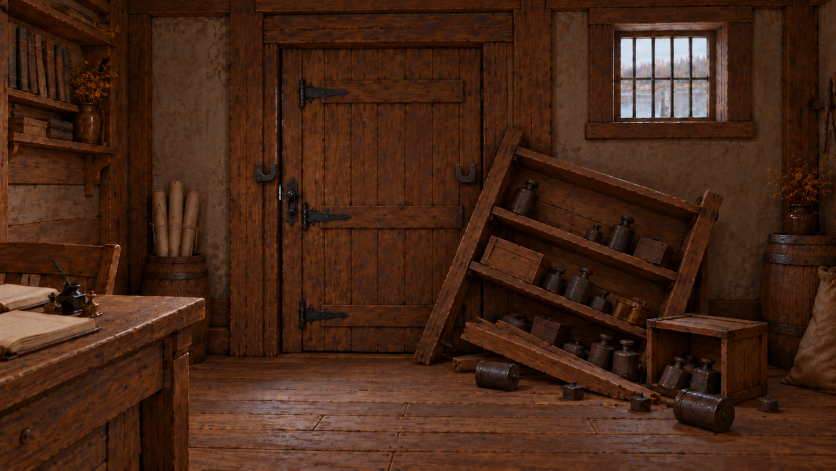
#> input picture game/assets/closeups/M3_view_bg.png, 1672 x 941 px, given in place of bg.png, which was not available (shown at 1/2 size)
$ python make_m1_schedule.py ../game/assets/closeups/M3_view_bg.png
#> lines starting #> are read from the running program, lines starting #| are printed output that depends on the picture; pictures that were not available may be replaced by others from this repository, and a replacement may not be noted
#!/usr/bin/env python3
"""Лист «Распорядок смен» на доске двора мельницы M1 и крупный план доски (замечание Директора 23.10, F19:
«на ней ничего не висит и не написано… чтобы можно было приблизить, как карту на почте»).

Доска в арте пустая (game/assets/rooms/M1/bg.png, ChatGPT v3). Фон не меняется — два новых файла:
  1. game/assets/rooms/M1/state_schedule_sheet.png — слой комнаты (rooms/M1.json → layers.schedule_sheet):
     бумажный лист на досках доски, приколот четырьмя гвоздями, по нему — строки «почерком» (штрихи, не
     буквы: в кадре комнаты лист ≈ 140 px, текст всё равно не читается — читается в крупном плане);
     тон листа приглушён под тень навеса (лист не «светится» поверх арта), тень от листа на доски;
  2. game/assets/closeups/closeup_shift_board.png — крупный план (rooms/M1.json → hotspots.schedule.view):
     доска из того же арта (вырезка вокруг доски, увеличенная, с лёгким зерном и виньеткой) и тот же лист
     крупно, чистый — слова пишет игра (view.papers с "sheet": "none": заголовок и текст из
     data/story/text/ru_world.json). Это временный крупный план: живописный — заявка партии 8 ChatGPT
     (assets/manifest.json → M1_schedule_closeup); когда он придёт, поменять image и text_rect в данных.

Геометрия: внутреннее поле доски (доски между рамой) в пикселях исходника фона 1672×941 —
BOARD_INNER; вырезка крупного плана — CROP (рама и немного брёвен вокруг); лист — SHEET в долях
внутреннего поля. Один лист — один и тот же рисунок в обоих файлах (зерно SEED).

Запуск: python3 tools/make_m1_schedule.py           — записать оба файла и напечатать offset слоя и
                                                     прямоугольник текста для данных
        python3 tools/make_m1_schedule.py --check   — сверить файлы с тем, что дал бы запуск (код 1 — расходятся)
Нужны Pillow и numpy (не в CI: результат лежит в репозитории).
"""
from __future__ import annotations

import sys
from pathlib import Path

import numpy as np
from PIL import Image, ImageDraw, ImageFilter

ROOT = Path(__file__).resolve().parent.parent
BG = ROOT / "game" / "assets" / "rooms" / "M1" / "bg.png"
OUT_LAYER = ROOT / "game" / "assets" / "rooms" / "M1" / "state_schedule_sheet.png"
OUT_CLOSE = ROOT / "game" / "assets" / "closeups" / "closeup_shift_board.png"

ART_W = 1672                      # ширина исходника фона; экран 1920
SCREEN_K = 1920.0 / ART_W
BOARD_INNER = (755, 273, 911, 368)  # доски между рамой (x0, y0, x1, y1), px исходника
CROP = (727, 251, 949, 393)       # вырезка крупного плана: вся доска с рамой и краем брёвен (≈ 1,56 : 1)
CLOSE_W = 1440                    # ширина крупного плана, px (в игре — 1:1)
SHEET = (0.15, 0.10, 0.85, 0.90)  # лист в долях внутреннего поля (x0, y0, x1, y1): альбомный, как доска
SHEET_ANGLE = -1.2                # градусы (лист чуть косо)
ROOM_TONE = (0.72, 0.64, 0.54)    # лист в тени навеса: множитель RGB (бумага светлее досок, но не светится)
SEED = 1923


def _noise(rng, h, w, cell):
    """Плавный шум 0..1 с размером пятна ≈ cell px."""
    small = rng.random((max(2, h // cell + 2), max(2, w // cell + 2)))
    im = Image.fromarray((small * 255).astype(np.uint8)).resize((w, h), Image.BICUBIC)
    return np.asarray(im, dtype=np.float32) / 255.0


def make_sheet(w: int, h: int, seed: int) -> np.ndarray:
    """Старая писчая бумага RGBA (float 0..1): желтизна, пятна сырости, волокно, тёмные края, неровная кромка."""
    rng = np.random.default_rng(seed)
    base = np.array([0.86, 0.81, 0.69], dtype=np.float32)
    stain = _noise(rng, h, w, max(8, w // 6))
    fibre = _noise(rng, h, w, 3)
    fibre_h = np.asarray(Image.fromarray((fibre * 255).astype(np.uint8)).filter(ImageFilter.BoxBlur(1)), dtype=np.float32) / 255.0
    yy, xx = np.mgrid[0:h, 0:w].astype(np.float32)
    edge = np.minimum(np.minimum(xx, w - 1 - xx), np.minimum(yy, h - 1 - yy)) / max(min(w, h) * 0.09, 1.0)
    edge = np.clip(edge, 0.0, 1.0)
    k = 0.92 + 0.10 * stain + 0.07 * (fibre_h - 0.5)
    k *= 0.80 + 0.20 * edge
    rgb = base[None, None, :] * k[..., None]
    rgb[..., 2] *= 0.96 + 0.04 * edge          # края желтее
    # Ржавые точки (foxing) и одно пятно сырости у угла.
    for _ in range(max(3, (w * h) // 9000)):
        cx, cy = rng.random() * w, rng.random() * h
        r = 0.6 + rng.random() * max(1.0, w / 260.0)
        d = np.hypot(xx - cx, yy - cy)
        spot = np.clip(1.0 - d / r, 0, 1)[..., None]
        rgb *= 1.0 - spot * np.array([0.10, 0.15, 0.24], dtype=np.float32)   # ржавое: синего меньше
    cx, cy, r = w * 0.86, h * 0.80, min(w, h) * 0.22
    d = np.hypot(xx - cx, yy - cy)
    ring = np.exp(-((d - r) / (r * 0.10)) ** 2) * 0.045 + np.clip(1 - d / r, 0, 1) * 0.03
    rgb *= (1.0 - ring)[..., None]
    # Лист сложен вчетверо: сгиб — светлая и тёмная полоска рядом, по волокну.
    for pos, axis in ((0.5, 1), (0.5, 0)):
        c = (w if axis == 1 else h) * (pos + (rng.random() - 0.5) * 0.04)
        t = (xx if axis == 1 else yy) - c
        wid = max(1.0, min(w, h) / 260.0)
        rgb *= (1.0 - 0.07 * np.exp(-((t - wid) / wid) ** 2) + 0.04 * np.exp(-((t + wid) / wid) ** 2))[..., None]
    # Неровная кромка.
    jit = (_noise(rng, h, w, max(3, w // 60)) - 0.5) * 2.0
    margin = np.minimum(np.minimum(xx, w - 1 - xx), np.minimum(yy, h - 1 - yy)) + jit * max(1.0, w / 400.0)
    alpha = np.clip(margin - 0.5, 0.0, 1.0)
    return np.dstack([np.clip(rgb, 0, 1), alpha]).astype(np.float32)


def add_nails(img: np.ndarray, pts, r: float) -> np.ndarray:
    """Гвозди: тёмная шляпка с бликом и ржавый подтёк вниз."""
    h, w = img.shape[:2]
    yy, xx = np.mgrid[0:h, 0:w].astype(np.float32)
    for (px, py) in pts:
        d = np.hypot(xx - px, yy - py)
        streak = np.exp(-((xx - px) / (r * 0.6)) ** 2) * np.clip((yy - py) / (r * 7.0), 0, 1) * np.clip(1 - (yy - py) / (r * 9.0), 0, 1)
        img[..., :3] *= 1.0 - streak[..., None] * np.array([0.12, 0.20, 0.30], dtype=np.float32)   # ржавый подтёк
        head = np.clip(1.0 - (d - r) / 1.2, 0, 1)
        col = np.array([0.16, 0.13, 0.11], dtype=np.float32)
        img[..., :3] = img[..., :3] * (1 - head[..., None]) + col * head[..., None]
        hl = np.exp(-(np.hypot(xx - (px - r * 0.35), yy - (py - r * 0.35)) / (r * 0.35)) ** 2) * 0.45 * head
        img[..., :3] = np.clip(img[..., :3] + hl[..., None], 0, 1)
        img[..., 3] = np.maximum(img[..., 3], head)
    return img


def scribble(img: np.ndarray, rect, rows: int, seed: int, title: bool) -> np.ndarray:
    """Строки «почерком» (короткие штрихи) в прямоугольнике rect (x0, y0, x1, y1) — для мелкого листа в комнате."""
    rng = np.random.default_rng(seed)
    h, w = img.shape[:2]
    pil = Image.new("L", (w * 4, h * 4), 0)
    dr = ImageDraw.Draw(pil)
    x0, y0, x1, y1 = [v * 4 for v in rect]
    step = (y1 - y0) / rows
    for i in range(rows):
        y = y0 + step * (i + 0.5)
        if title and i == 0:
            xa, xb, width = x0 + (x1 - x0) * 0.22, x0 + (x1 - x0) * 0.78, 7
        else:
            xa, xb, width = x0, x0 + (x1 - x0) * (0.55 + 0.4 * rng.random()), 5
        x = xa
        while x < xb:
            seg = (6 + rng.random() * 18) * 4
            dr.line([(x, y + rng.normal(0, 1.2)), (min(x + seg, xb), y + rng.normal(0, 1.2))], fill=210, width=width)
            x += seg + 4 + rng.random() * 8
    ink = np.asarray(pil.resize((w, h), Image.LANCZOS), dtype=np.float32) / 255.0
    col = np.array([0.20, 0.16, 0.12], dtype=np.float32)
    a = np.clip(ink * 1.5, 0, 1)[..., None] * img[..., 3:4]
    img[..., :3] = img[..., :3] * (1 - a) + col * a
    return img


def rotate_rgba(img: np.ndarray, deg: float) -> np.ndarray:
    pil = Image.fromarray((np.clip(img, 0, 1) * 255).astype(np.uint8), "RGBA")
    pil = pil.rotate(deg, resample=Image.BICUBIC, expand=True)
    return np.asarray(pil, dtype=np.float32) / 255.0


def shadow_of(img: np.ndarray, blur: float, off: tuple[int, int], strength: float, size: tuple[int, int], at: tuple[int, int]) -> np.ndarray:
    """Маска тени листа (0..1) на холсте size, лист в позиции at, сдвиг off, размытие blur."""
    W, H = size
    a = Image.fromarray((img[..., 3] * 255).astype(np.uint8))
    can = Image.new("L", (W, H), 0)
    can.paste(a, (at[0] + off[0], at[1] + off[1]))
    can = can.filter(ImageFilter.GaussianBlur(blur))
    return np.asarray(can, dtype=np.float32) / 255.0 * strength


def over(dst: np.ndarray, src: np.ndarray, at: tuple[int, int]) -> np.ndarray:
    """src RGBA поверх dst RGB(A) в позиции at (обрезка по краям)."""
    H, W = dst.shape[:2]
    h, w = src.shape[:2]
    x, y = at
    sx0, sy0 = max(0, -x), max(0, -y)
    dx0, dy0 = max(0, x), max(0, y)
    ww, hh = min(w - sx0, W - dx0), min(h - sy0, H - dy0)
    if ww <= 0 or hh <= 0:
        return dst
    s = src[sy0:sy0 + hh, sx0:sx0 + ww]
    a = s[..., 3:4]
    d = dst[dy0:dy0 + hh, dx0:dx0 + ww]
    d[..., :3] = d[..., :3] * (1 - a) + s[..., :3] * a
    if dst.shape[2] == 4:
        d[..., 3:4] = a + d[..., 3:4] * (1 - a)
    return dst


def sheet_geometry(scale: float):
    """Лист в пикселях холста с масштабом scale относительно исходника фона: (x0, y0, w, h)."""
    ix0, iy0, ix1, iy1 = BOARD_INNER
    iw, ih = ix1 - ix0, iy1 - iy0
    x0 = ix0 + SHEET[0] * iw
    y0 = iy0 + SHEET[1] * ih
    return x0 * scale, y0 * scale, (SHEET[2] - SHEET[0]) * iw * scale, (SHEET[3] - SHEET[1]) * ih * scale


def build_closeup():
    bg = Image.open(BG).convert("RGB")
    cx0, cy0, cx1, cy1 = CROP
    k = CLOSE_W / (cx1 - cx0)
    H = int(round((cy1 - cy0) * k))
    crop = bg.crop(CROP).resize((CLOSE_W, H), Image.LANCZOS)
    rng = np.random.default_rng(SEED + 7)
    a = np.asarray(crop, dtype=np.float32) / 255.0
    a = a * (0.97 + 0.06 * _noise(rng, H, CLOSE_W, 2)[..., None]) * (0.96 + 0.08 * _noise(rng, H, CLOSE_W, 40)[..., None])
    yy, xx = np.mgrid[0:H, 0:CLOSE_W].astype(np.float32)
    vig = 1.0 - 0.28 * np.clip(np.hypot((xx - CLOSE_W / 2) / (CLOSE_W / 2), (yy - H / 2) / (H / 2)) - 0.45, 0, 1)
    a *= vig[..., None]
    # Лист крупно (холст этого масштаба: исходник → ×k, начало — угол вырезки).
    sx, sy, sw, sh = sheet_geometry(k)
    sx -= cx0 * k
    sy -= cy0 * k
    sheet = make_sheet(int(sw), int(sh), SEED)
    r = max(5.0, sw / 95.0)
    sheet = add_nails(sheet, [(r * 2.6, r * 2.6), (sw - r * 2.6, r * 2.6), (r * 2.6, sh - r * 2.6), (sw - r * 2.6, sh - r * 2.6)], r)
    rot = rotate_rgba(sheet, -SHEET_ANGLE)   # PIL: против часовой при +; в игре angle_deg по часовой
    at = (int(sx + sw / 2 - rot.shape[1] / 2), int(sy + sh / 2 - rot.shape[0] / 2))
    sh_mask = shadow_of(rot, 9, (10, 14), 0.55, (CLOSE_W, H), at)
    a *= (1 - sh_mask)[..., None]
    a = over(a, rot, at)
    img = Image.fromarray((np.clip(a, 0, 1) * 255).astype(np.uint8), "RGB")
    return img, (sx, sy, sw, sh), k


def build_layer():
    """Лист в комнате: в пикселях исходника фона (слой рисуется масштабом фона), offset — экранные px."""
    sx, sy, sw, sh = sheet_geometry(1.0)
    S = 4                                           # рисуем ×4 и уменьшаем — мягкий край, как у мазка фона
    sheet = make_sheet(int(round(sw * S)), int(round(sh * S)), SEED)
    r = max(1.6 * S, sw * S / 95.0)
    W4, H4 = sheet.shape[1], sheet.shape[0]
    sheet = add_nails(sheet, [(r * 2.6, r * 2.6), (W4 - r * 2.6, r * 2.6), (r * 2.6, H4 - r * 2.6), (W4 - r * 2.6, H4 - r * 2.6)], r)
    m = 0.12
    sheet = scribble(sheet, (W4 * 0.10, H4 * m, W4 * 0.47, H4 * (1 - m)), 8, SEED + 1, False)
    sheet = scribble(sheet, (W4 * 0.53, H4 * m, W4 * 0.90, H4 * (1 - m)), 8, SEED + 2, False)
    sheet = scribble(sheet, (W4 * 0.30, H4 * 0.02, W4 * 0.70, H4 * 0.12), 1, SEED + 3, True)
    rot = rotate_rgba(sheet, -SHEET_ANGLE)
    pad = 6 * S
    Wc, Hc = rot.shape[1] + pad * 2, rot.shape[0] + pad * 2
    can = np.zeros((Hc, Wc, 4), dtype=np.float32)
    shadow = shadow_of(rot, 2.2 * S, (int(1.2 * S), int(1.8 * S)), 0.45, (Wc, Hc), (pad, pad))
    can[..., 3] = shadow
    can = over(can, rot, (pad, pad))
    can[..., :3] *= np.array(ROOM_TONE, dtype=np.float32)
    shade = np.linspace(0.86, 1.0, Hc, dtype=np.float32)[:, None, None]   # верх листа — в тени навеса
    can[..., :3] *= shade
    small = Image.fromarray((np.clip(can, 0, 1) * 255).astype(np.uint8), "RGBA").resize((Wc // S, Hc // S), Image.LANCZOS)
    # Верхний левый угол слоя в исходнике → экран (offset).
    ox = (sx + sw / 2) - (Wc / S) / 2
    oy = (sy + sh / 2) - (Hc / S) / 2
    return small, (round(ox * SCREEN_K, 1), round(oy * SCREEN_K, 1))


def main() -> int:
    check = "--check" in sys.argv
    close, (sx, sy, sw, sh), k = build_closeup()
#> in build_closeup, bg is the input picture: PIL image 1672x941 RGB; mean R, G, B 69.6, 38.5, 22.6
#> after the loop in make_sheet, `for _ in range(max(3, (w * h) // 9000)):`: rgb: shape (492, 708, 3) float32; mean of channels 0, 1, 2 0.812, 0.764, 0.648
#> in make_sheet, `rgb *= (1.0 - ring)[..., None]`: rgb: shape (492, 708, 3) float32; mean of channels 0, 1, 2 0.81, 0.763, 0.646
#> in make_sheet, `margin = np.minimum(np.minimum(xx, w - 1 - xx), np.minimum(yy, h - 1 -..`:
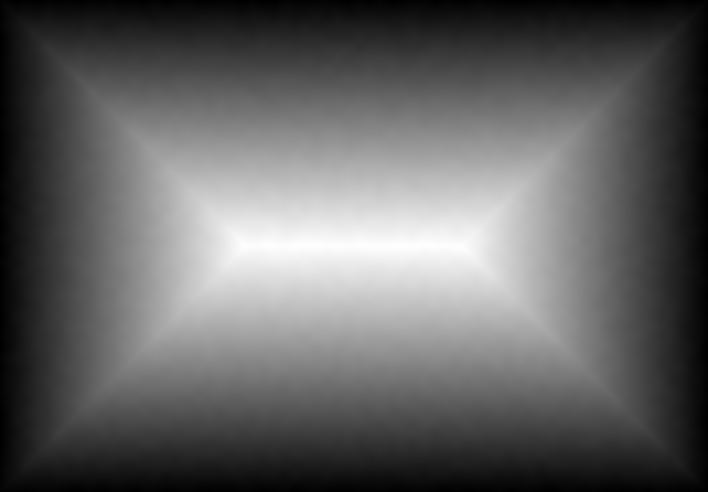
#> margin: shape (492, 708) float32; min -1.77, max 246, mean 94; drawn with min black and max white
#> in make_sheet, `margin = np.minimum(np.minimum(xx, w - 1 - xx), np.minimum(yy, h - 1 -..`:
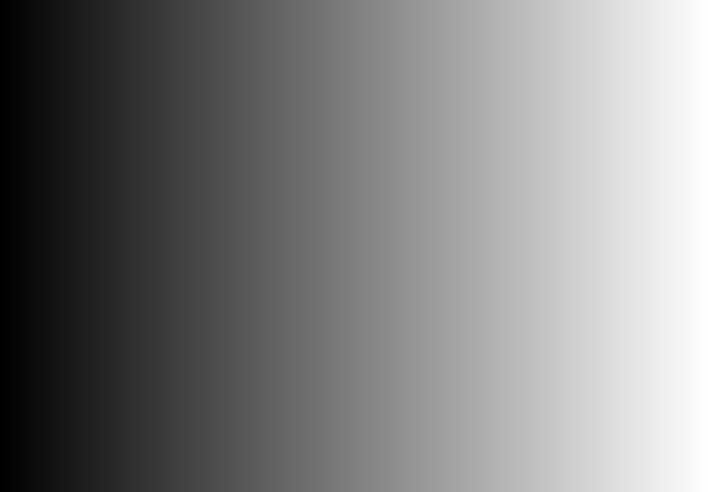
#> xx: shape (492, 708) float32; min 0, max 707, mean 353.5; drawn with min black and max white
#> in make_sheet, `margin = np.minimum(np.minimum(xx, w - 1 - xx), np.minimum(yy, h - 1 -..`:
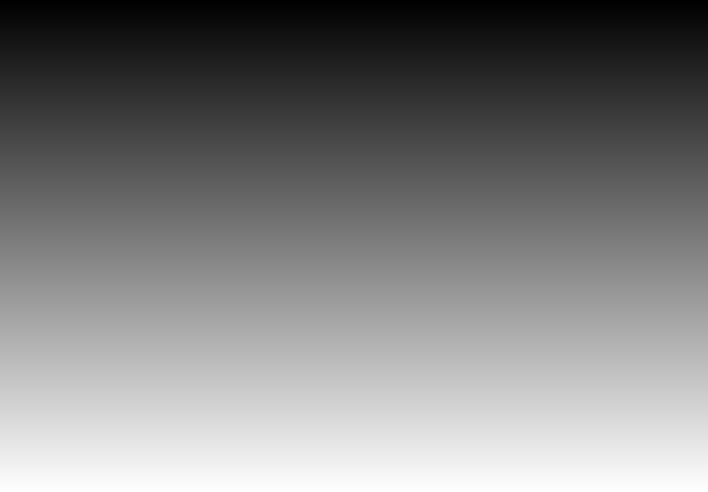
#> yy: shape (492, 708) float32; min 0, max 491, mean 245.5; drawn with min black and max white
#> in make_sheet, `alpha = np.clip(margin - 0.5, 0.0, 1.0)`:
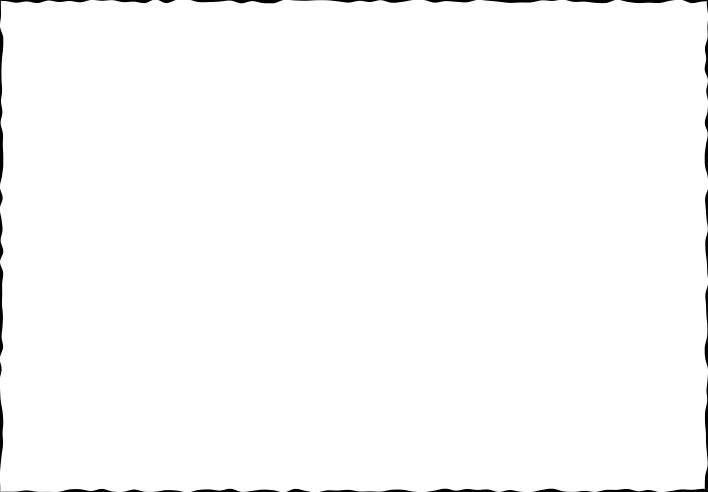
#> alpha: shape (492, 708) float32; min 0, max 1, mean 0.99
#> in shadow_of, `can = Image.new("L", (W, H), 0)`: can: PIL image 1440x921 L; every value is 0
#> in shadow_of, `return np.asarray(can, dtype=np.float32) / 255.0 * strength`:
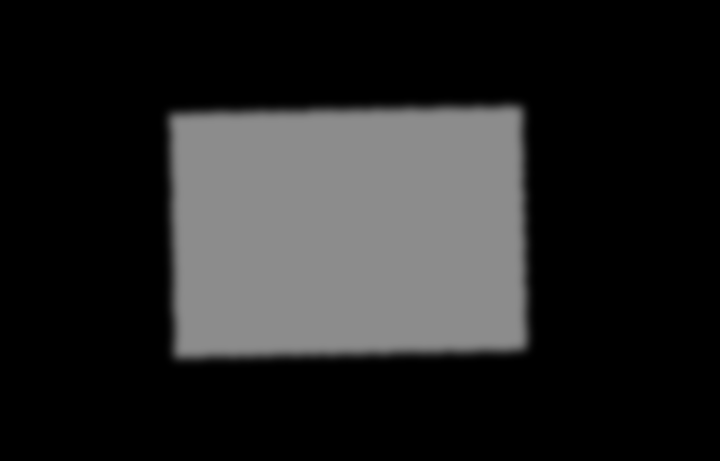
#> returned value: shape (921, 1440) float32 (shown at 1/2 size); min 0, max 0.55, mean 0.143
#> in over, `d[..., :3] = d[..., :3] * (1 - a) + s[..., :3] * a`:
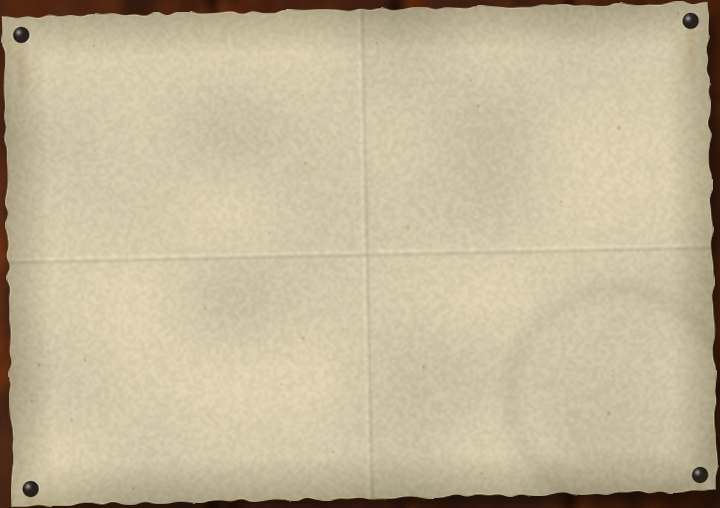
#> d: shape (508, 720, 3) float32; mean R, G, B 0.772, 0.721, 0.608
#> in build_closeup, `a = over(a, rot, at)`:
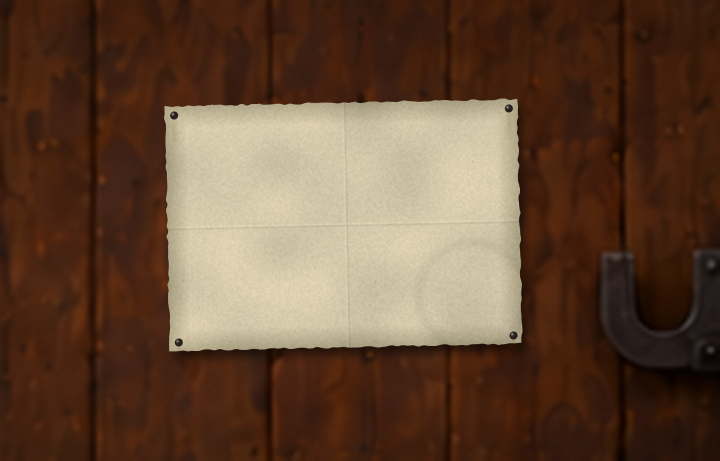
#> a: shape (921, 1440, 3) float32 (shown at 1/2 size); mean R, G, B 0.394, 0.287, 0.209
#> sx = 333.4; sy = 204.3; sw = 708.3; sh = 493; k = 6.49
    layer, offset = build_layer()
#> offset = (885.8, 316.1)
    if check:
        bad = []
        for img, path in ((close, OUT_CLOSE), (layer, OUT_LAYER)):
            if not path.exists():
                bad.append(f"нет {path.relative_to(ROOT)}")
                continue
            old = np.asarray(Image.open(path), dtype=np.int16)
            new = np.asarray(img, dtype=np.int16)
            if old.shape != new.shape or np.abs(old - new).max() > 2:
                bad.append(f"{path.relative_to(ROOT)} расходится с генератором")
        for b in bad:
            print("make_m1_schedule: " + b)
        print("make_m1_schedule: " + ("OK" if not bad else "FAIL"))
        return 1 if bad else 0
    OUT_CLOSE.parent.mkdir(parents=True, exist_ok=True)
    close.save(OUT_CLOSE, optimize=True)
    layer.save(OUT_LAYER, optimize=True)
    print(f"closeup {OUT_CLOSE.relative_to(ROOT)} {close.size}; лист в крупном плане x {sx:.0f} y {sy:.0f} w {sw:.0f} h {sh:.0f} (px картинки), angle {SHEET_ANGLE}")
#| closeup game/assets/closeups/closeup_shift_board.png (1440, 921); лист в крупном плане x 333 y 204 w 708 h 493 (px картинки), angle -1.2
    print(f"layer {OUT_LAYER.relative_to(ROOT)} {layer.size}; offset (экран) {offset}")
#| layer game/assets/rooms/M1/state_schedule_sheet.png (123, 90); offset (экран) (885.8, 316.1)
    return 0


if __name__ == "__main__":
    sys.exit(main())
#> (the program exits here)

$ run again, on game/assets/closeups/closeup_bell_stand.png
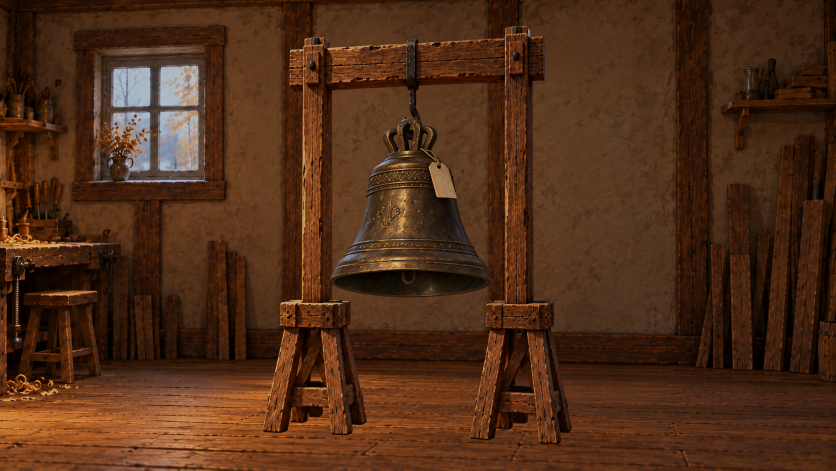
#> input picture game/assets/closeups/closeup_bell_stand.png, 1672 x 941 px, given in place of bg.png, which was not available (shown at 1/2 size)
#> in build_closeup, bg is the input picture: PIL image 1672x941 RGB; mean R, G, B 79.6, 45.4, 23.9
#> im: PIL image 708x492 L
#> in over, `d[..., :3] = d[..., :3] * (1 - a) + s[..., :3] * a`:
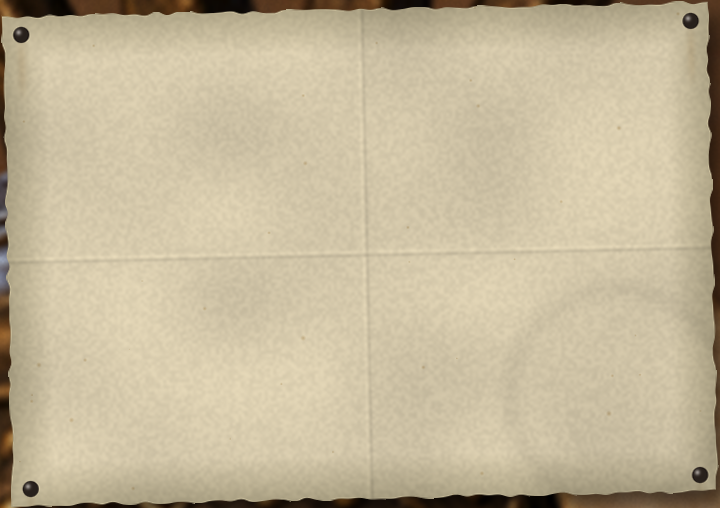
#> d: shape (508, 720, 3) float32; mean R, G, B 0.773, 0.724, 0.611
#> in build_closeup, `a = over(a, rot, at)`:
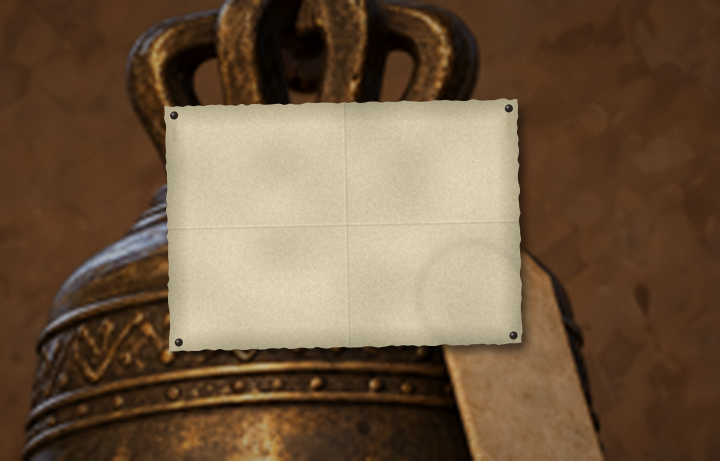
#> a: shape (921, 1440, 3) float32 (shown at 1/2 size); mean R, G, B 0.438, 0.348, 0.256
#> in main, `close, (sx, sy, sw, sh), k = build_closeup()`: sx = 333.4; sy = 204.3; sw = 708.3; sh = 493; k = 6.49
#> offset = (885.8, 316.1)
#| closeup game/assets/closeups/closeup_shift_board.png (1440, 921); лист в крупном плане x 333 y 204 w 708 h 493 (px картинки), angle -1.2
#| layer game/assets/rooms/M1/state_schedule_sheet.png (123, 90); offset (экран) (885.8, 316.1)
